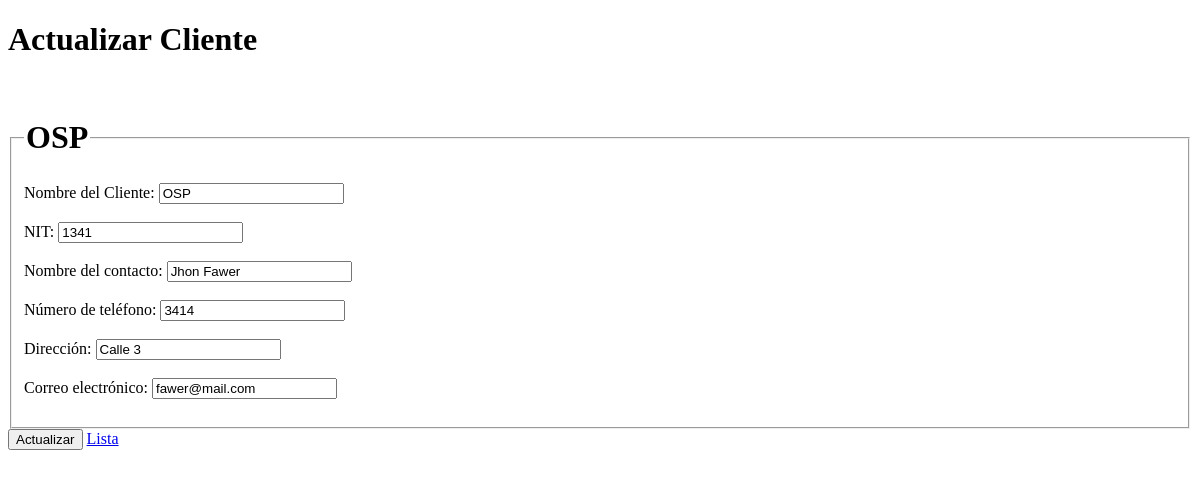
Before: /clientes/4/ with the older database file.
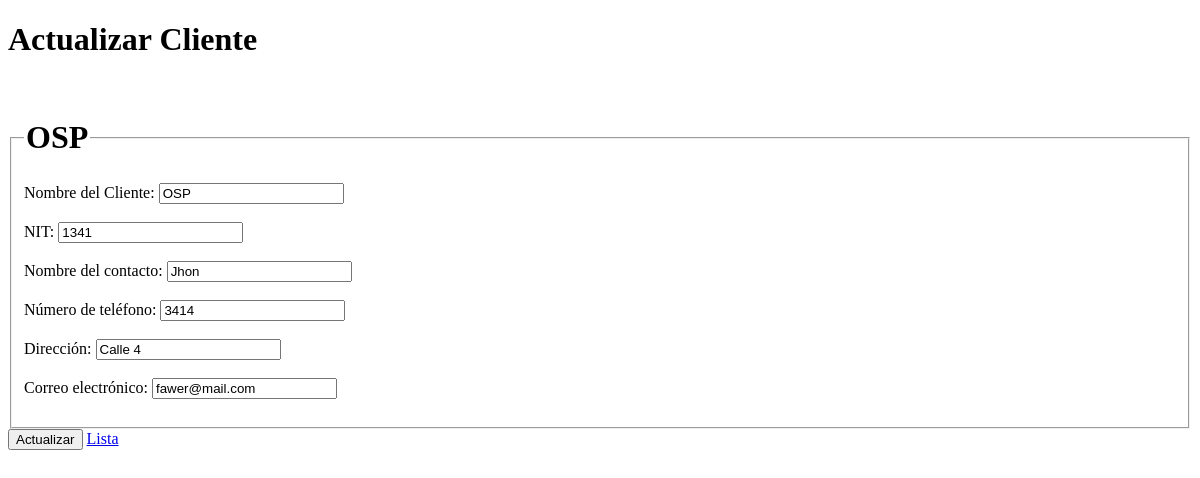
After: the same page with the newer database file.
### clientes/models.py (models this page shows, shortened)
class Clientes(models.Model):
    nombre = models.CharField(max_length=50)
    nit = models.CharField(max_length=50)
    nombre_contacto = models.CharField(max_length=80)
    telefono = models.PositiveIntegerField()
    direccion = models.CharField(max_length=100)
    correo = models.EmailField()
    class Meta:
        verbose_name = 'Cliente'
        verbose_name_plural = 'Clientes'
        unique_together = ('nombre', 'nit')

### clientes/views.py (the view, shortened to what this page needs)
# urls.py: path('<int:cliente_id>/', update, name='update'),
def update(request, cliente_id):
    cliente = get_object_or_404(Clientes, pk=cliente_id)
    return render(request, 'clientes/cliente-actualizar.html', {'instancia': cliente})

### templates/clientes/cliente-actualizar.html (shortened to what this page needs)
<!DOCTYPE html>
<html lang="en">
<head>
</head>
<body>
    <h1>Actualizar Cliente</h1>
    <br>
    <form action="{% url 'clientes:update' instancia.id %}" method="post">
        <fieldset>
            <legend><h1>{{ instancia.nombre }}</h1></legend>
            <label for="nombre">Nombre del Cliente: </label>
            <input type="text" name="nombre" id="nombre" value="{{ instancia.nombre }}"><br><br>
            <label for="nit">NIT: </label>
            <input type="text" name="nit" id="nit" value="{{ instancia.nit }}"><br><br>
            <label for="nombre_contacto">Nombre del contacto: </label>
            <input type="text" name="nombre_contacto" id="nombre_contacto" value="{{ instancia.nombre_contacto }}"><br><br>
            <label for="tel">Número de teléfono: </label>
            <input type="number" name="tel" id="tel" value="{{ instancia.telefono }}"><br><br>
            <label for="direccion">Dirección: </label>
            <input type="text" name="direccion" id="direccion" value="{{ instancia.direccion }}"><br><br>
            <label for="correo">Correo electrónico: </label>
            <input type="email" name="correo" id="correo" value="{{ instancia.correo }}"><br><br>
        </fieldset>
        <input type="submit" value="Actualizar">
        <a href="{% url 'clientes:get' %}">Lista</a>
        </form>
</body>
</html>

Changed rows visible on the page:
changed Clientes "OSP": nombre_contacto "Jhon Fawer" → "Jhon"; direccion "Calle 3" → "Calle 4"
